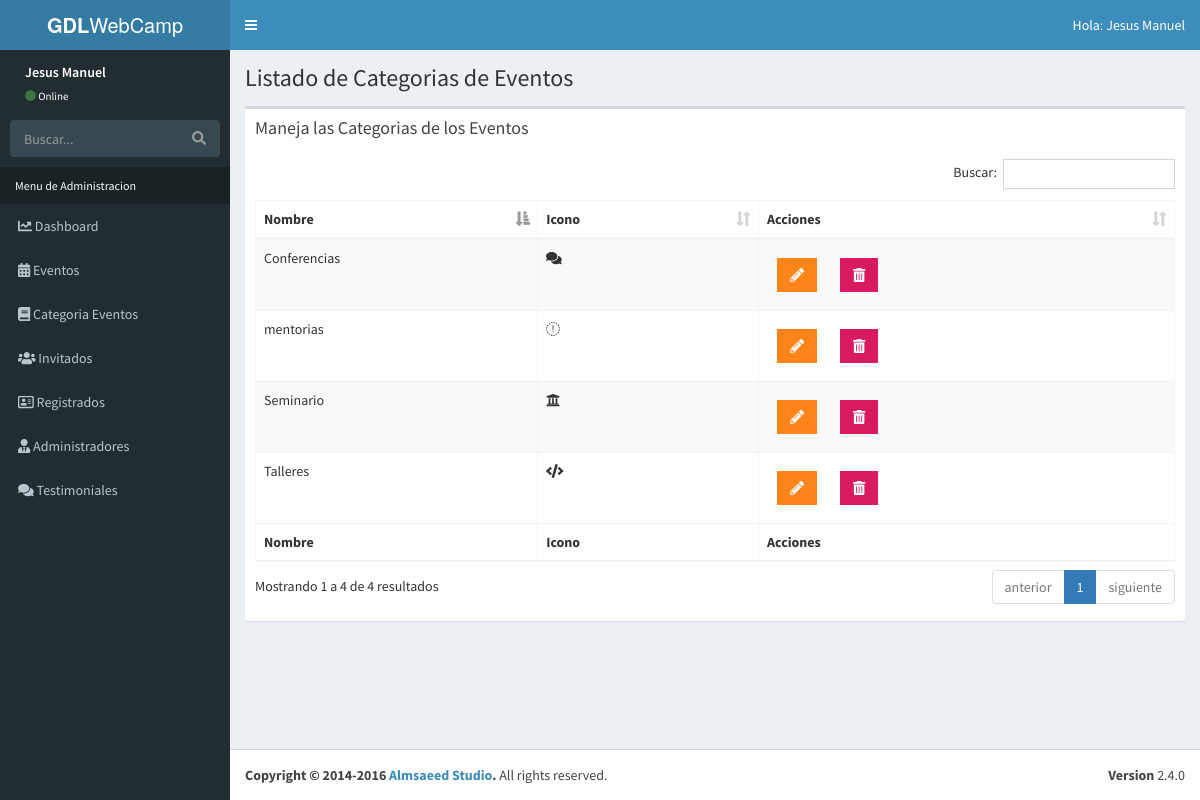
The app's page /admin/lista-categorias.php (signed in) with its own data.
### tables this page shows
CREATE TABLE `categoria_evento` (
  `id_categoria` tinyint(10) NOT NULL,
  `cat_evento` varchar(50) NOT NULL,
  `icono` varchar(15) NOT NULL,
  `editado` datetime NOT NULL
);

### admin/lista-categorias.php (the view, shortened to what this page needs)
<?php
      include_once 'funciones/funciones.php';
      include_once 'templates/header.php';
      include_once 'templates/barra.php';
      include_once 'templates/navegacion.php';
?>
  <div class="content-wrapper">
    <section class="content-header">
        <h1>
        Listado de Categorias de Eventos
        </h1>
    </section>
     <section class="content">
      <div class="row">
        <div class="col-xs-12">
          <div class="box">
            <div class="box-header">
              <h3 class="box-title">Maneja las Categorias de los Eventos</h3>
            </div>
            <div class="box-body">
              <table id="registros" class="table table-bordered table-striped">
                <thead>
                <tr>
                  <th>Nombre</th>
                  <th>Icono</th>
                  <th>Acciones</th>
                </tr>
                </thead>
                <tbody>
                <?php
                try {
                  $sql= "SELECT * FROM categoria_evento";
                  $resultado = $conn->query($sql);
                } catch (Exception $e) {
                  $error = $e->getMessage();
                  echo $error;
                }
               while( $categoria = $resultado->fetch_assoc() ) {?>
                      <tr>
                        <td><?php echo $categoria['cat_evento'];?></td>
                        <td><i class="fa <?php echo $categoria['icono']; ?>"></i></td>
                          <td>
                            <a href="editar-categoria.php?id=<?php echo $categoria['id_categoria']?>" class="btn bg-orange btn-flat margin"><i class="fas fa-pencil-alt"></i>
                            </a>
                            <a href="#" data-id="<?php echo $categoria['id_categoria']; ?>" data-tipo="categoria" class="btn bg-maroon btn-flat margin barrar_registro">
                            <i class="fas fa-trash-alt"></i></a>
                          </td>
                      </tr>
                  <?php } ?>
                </tbody>
                <tfoot>
                <tr>
                <th>Nombre</th>
                  <th>Icono</th>
                  <th>Acciones</th>
                </tr>
                </tfoot>
              </table>
            </div>
          </div>
        </div>
      </div>
    </section>
  </div>
  <?php include_once 'templates/footer.php';
  ?>

### records on screen
categoria_evento: cat_evento "Seminario"
categoria_evento: cat_evento "Conferencias"
categoria_evento: cat_evento "Talleres"
categoria_evento: cat_evento "mentorias"

### other values on screen
$_SESSION['nombre'] "Jesus Manuel"
